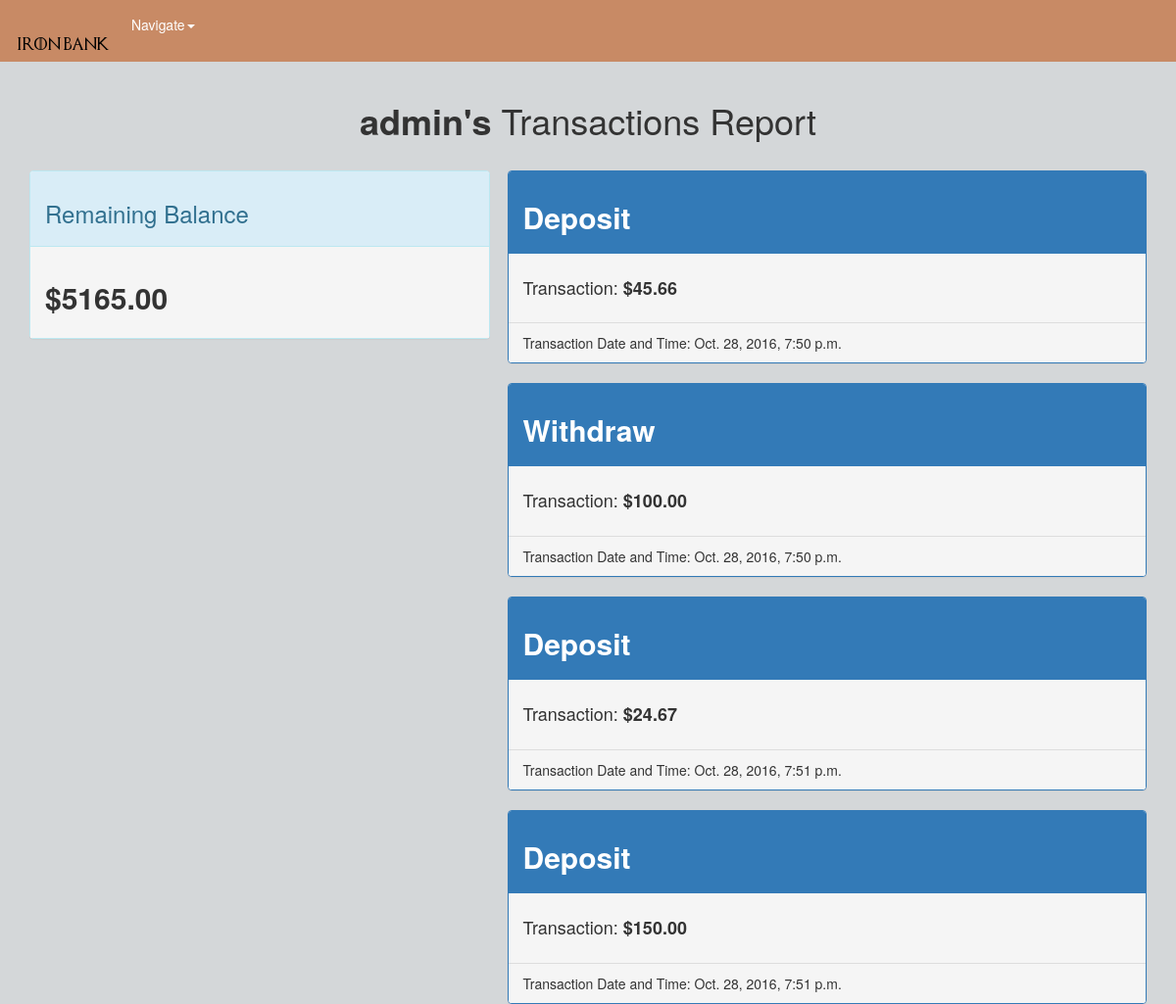
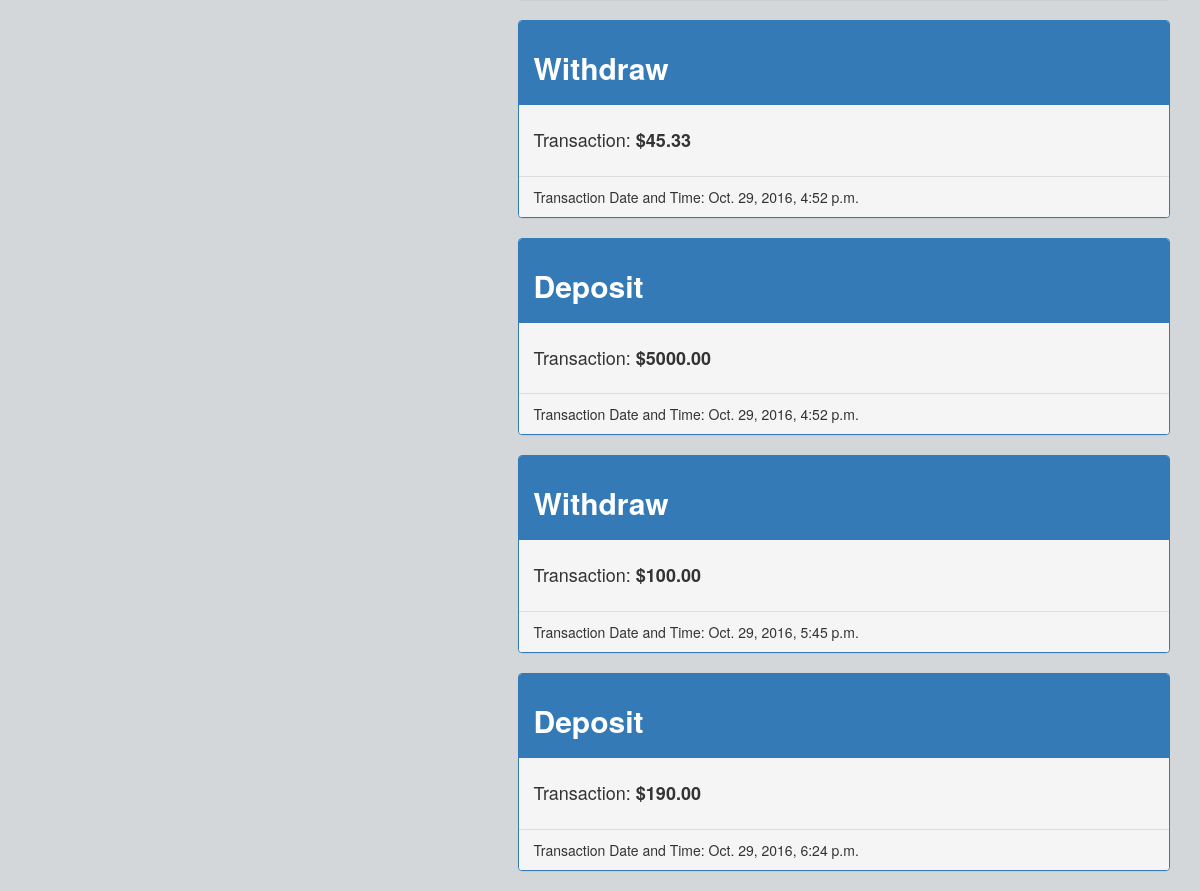
The app's page /account/1/ (signed in), older data (2 pictures, top to bottom).
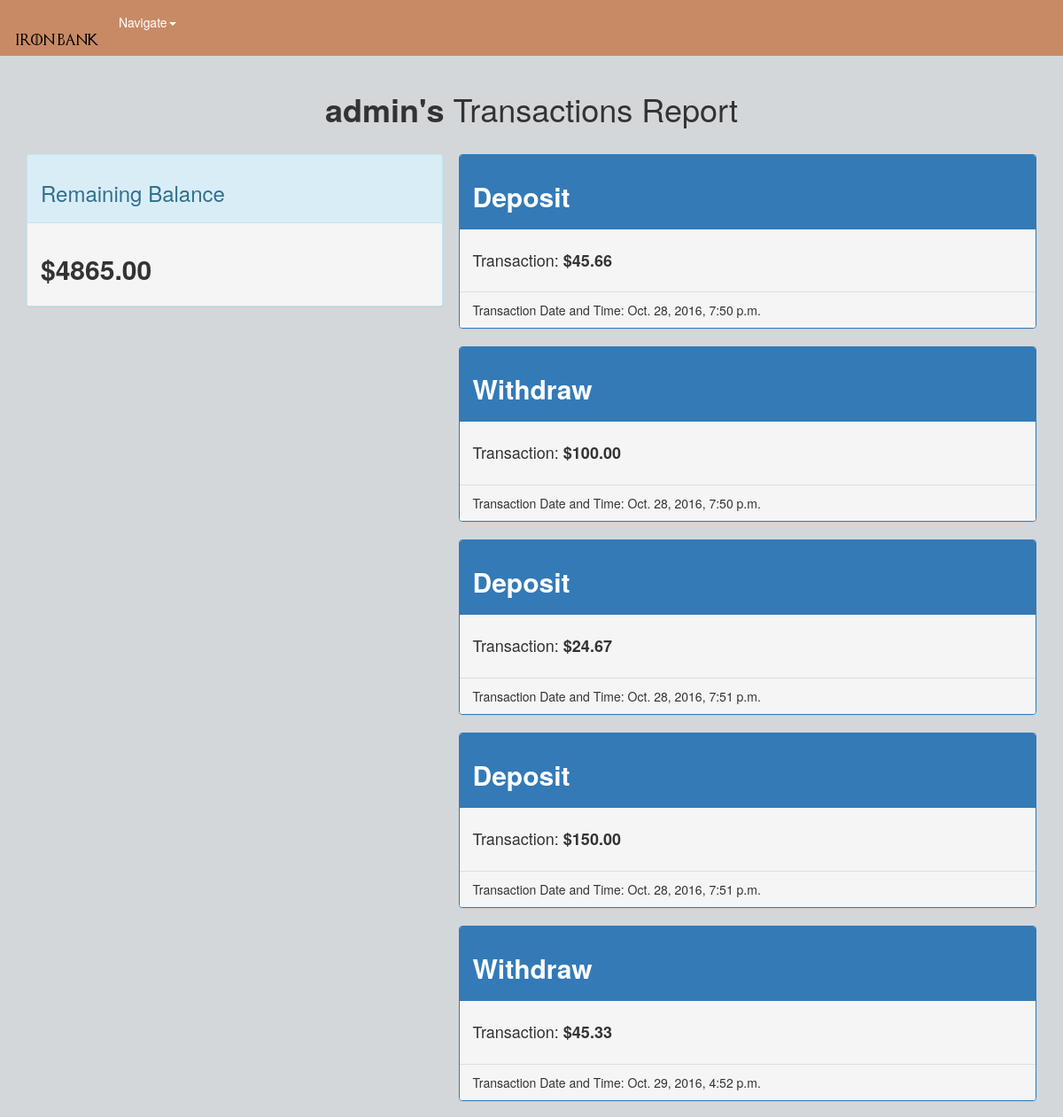
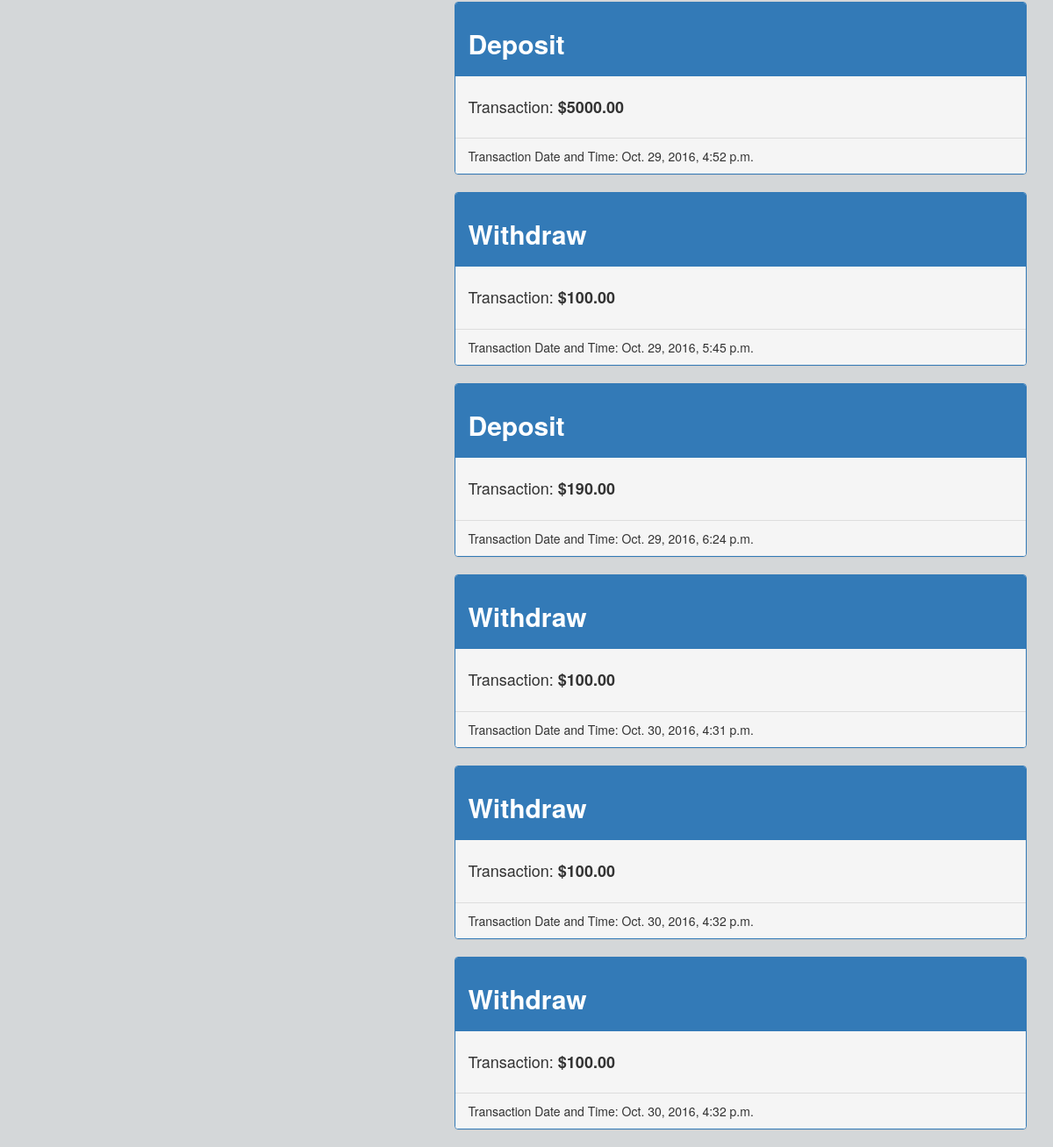
The same page, newer data (2 pictures, top to bottom).
### bank/models.py (models this page shows)
class Profile(models.Model):
    user = models.OneToOneField('auth.User')
    @property
    def balance(self):
        deposit_total = 0
        withdraw_total = 0
        transactions = Transaction.objects.filter(user=self.user)
        for transaction in transactions:
            if transaction.operator1 =='D':
                deposit_total += transaction.num1
            else:
                withdraw_total += transaction.num1
        return round(deposit_total - withdraw_total, 2)

class Transaction(models.Model):
    user = models.ForeignKey('auth.User')
    num1 = models.FloatField()
    operator1 = models.CharField(max_length=1, choices=OPTION)
    created = models.DateTimeField(auto_now_add=True)

### bank/views.py (the view)
# urls.py: url(r'^account/(?P<pk>\d+)/$', TransactionDetailView.as_view(), name="transaction_detail_view"),
class TransactionDetailView(ListView):
    model = Transaction
    def get_context_data(self, **kwargs):
        context = super().get_context_data(**kwargs)
        context['accounts'] = Transaction.objects.all()
        return context

### templates/bank/transaction_list.html
{% extends 'base.html' %}
{% block content %}
 <br>
  <h1><b>{{ request.user }}'s</b> Transactions Report</h1>
  <br>
  <div class="row">
    <div class="col-md-5">
      <div class="panel panel-info">
        <div class="panel-heading">
          <h3>Remaining Balance</h3>
        </div>
        <div class="panel-body">
          <h2><b>${{ request.user.profile.balance|floatformat:2 }}</b></h2>
        </div>
      </div>
    </div>
  </div>
    {% for account in accounts %}
      {% if request.user == account.user %}
      <div class="profile_info">
        <div class="row">
          <div class="col-md-7">
            <div class="panel panel-primary">
              <div class="panel-heading">
                <h2><b>{{ account.get_operator1_display }}</b></h2>
              </div>
              <div class="panel-body">
                <h4>Transaction: <b>${{ account.num1|floatformat:2 }}</b></h4>
              </div>
              <div class="panel-footer">
                Transaction Date and Time:  {{ account.created }}
              </div>
            </div>
          </div>
        </div>
    {% endif %}
  {% endfor %}
  </div>
{% endblock %}

Row changes from the older to the newer data that the page shows:
added Transaction: operator1 "Withdraw", num1 "100.00", created "Oct. 30, 2016, 4:31 p.m."
added Transaction: operator1 "Withdraw", num1 "100.00", created "Oct. 30, 2016, 4:32 p.m."
added Transaction: operator1 "Withdraw", num1 "100.00", created "Oct. 30, 2016, 4:32 p.m."
Text that changed along with them:
{{ request.user.profile.balance|floatformat:2 }}: "5165.00" → "4865.00"
